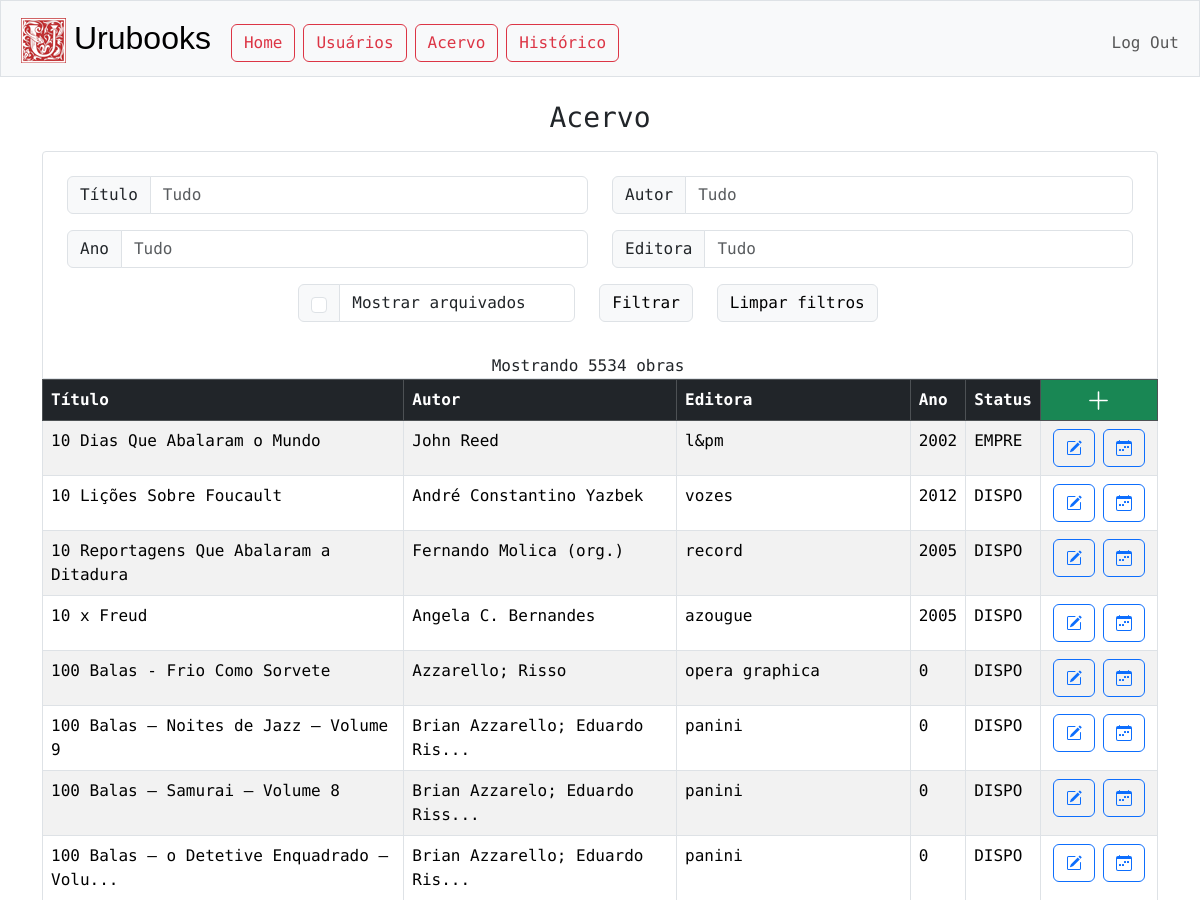
Page /acervo (signed in, upper part) on the earlier database version.
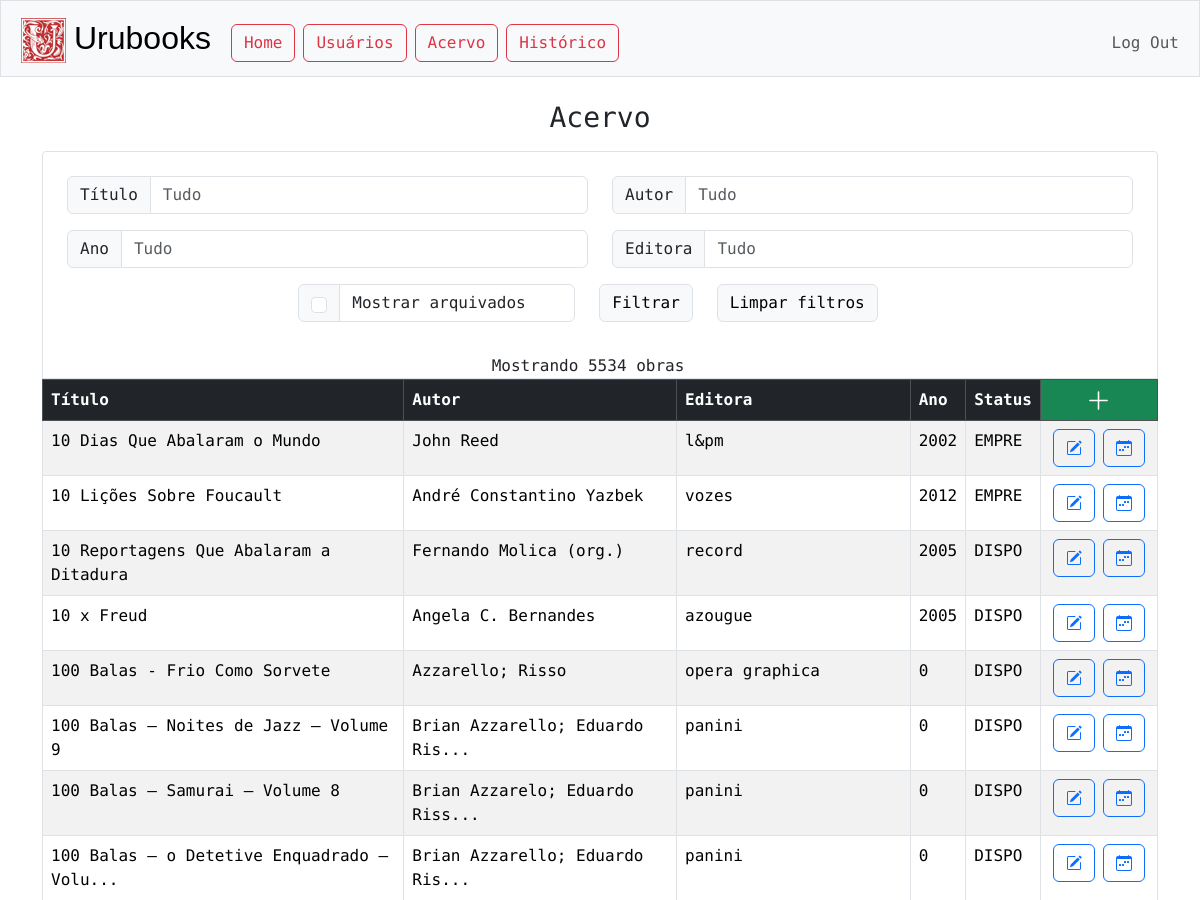
Same page on the later database version.
### tables this page shows
CREATE TABLE acervo (
id INTEGER PRIMARY KEY AUTOINCREMENT NOT NULL,
titulo TEXT NOT NULL,
autor TEXT NOT NULL,
editora TEXT,
ano INTEGER,
status TEXT
);

### app.py (the view)
@app.route("/acervo", methods=["GET", "POST"])
@login_required
def acervo():
    edited_book = {}
    if edit_id := request.args.get("edit-book"):
        edited_book = db.execute("SELECT * FROM acervo WHERE id = ?", edit_id)[0]
    filtros = {}
    filtros_placeholder = {}
    filtro_titulo = request.args.get('filtro-titulo')
    if filtro_titulo:
        filtros_placeholder["titulo"] = filtro_titulo
        filtros["titulo"] = "%" + filtro_titulo + "%"
    filtro_autor = request.args.get('filtro-autor')
    if filtro_autor:
        filtros_placeholder["autor"] = filtro_autor
        filtros["autor"] = "%" + filtro_autor + "%"
    filtro_ano = request.args.get("filtro-ano")
    if filtro_ano:
        filtros_placeholder["ano"] = filtro_ano
        filtros["ano"] = "%" + filtro_ano + "%"
    filtro_editora = request.args.get("filtro-editora")
    if filtro_editora:
        filtros_placeholder["editora"] = filtro_editora
        filtros["editora"] = "%" + filtro_editora + "%"
    filtro_arquivado = " id IN (SELECT id FROM acervo WHERE status != 'ARQUIVADO')"
    if request.args.get('mostrar-arquivados') == 'true':
        filtros_placeholder["arquivado"] = 'true'
        filtro_arquivado = " id IN (SELECT id FROM acervo WHERE status = 'DISPONIVEL' OR status = 'EMPRESTADO' OR status = 'ARQUIVADO')"
    LIVROS_POR_PAGINA = 50
    pagina_atual = int(request.args.get("pagina", 0))
    offset = LIVROS_POR_PAGINA * pagina_atual
    query = "SELECT * FROM acervo"
    if filtros:
        query += " WHERE " + " AND ".join([f"{key} LIKE ?" for key in filtros])
        acervo = db.execute(query + " AND " + filtro_arquivado + " ORDER BY titulo" + " LIMIT ?, ?", *tuple(filtros.values()), offset, LIVROS_POR_PAGINA)
        search_size = len(db.execute(query + " AND " + filtro_arquivado + " ORDER BY titulo", *tuple(filtros.values())))
    else:
        acervo = db.execute(query + " WHERE " + filtro_arquivado + " ORDER BY titulo" + " LIMIT ?, ?", offset, LIVROS_POR_PAGINA)
        search_size = len(db.execute(query + " WHERE " + filtro_arquivado))
    page_data = {
        "search_size":search_size,
        "atual":pagina_atual,
        "max":int(search_size/LIVROS_POR_PAGINA)
    }
    return render_template("acervo/index.html", acervo=acervo, edited_book=edited_book, filtros=filtros_placeholder, page_data=page_data)

### app.py (called while the page is built)
@app.after_request
def after_request(response):
    response.headers["Cache-Control"] = "no-cache, no-store, must-revalidate"
    response.headers["Expires"] = 0
    response.headers["Pragma"] = "no-cache"
    return response

### helpers.py (called while the page is built)
def login_required(f):
    @wraps(f)
    def decorated_function(*args, **kwargs):
        if session.get("user_id") is None:
            return redirect("/login")
        return f(*args, **kwargs)
    return decorated_function

### templates/acervo/index.html (shortened to what the changed rows need)
{% extends "layout.html" %}
{% block main %}
                            {% set checked = "checked" if filtros.arquivado == 'true' else ""%}
 <div class="table-responsive">
    <table class='table table-bordered table-striped' style='text-align:start'>
        <thead class="table-dark">
            <th>Título</th>
            <th>Autor</th>
            <th>Editora</th>
            <th class="display-desktop">Ano</th>
            <th class="display-desktop">Status</th>
            <th style="text-align: center; background-color: #198754; padding: 0;">
                <a type='button' class="btn btn-success" href="acervo/incluir" style="width: 100%; height: 100%">
                    <svg xmlns="http://www.w3.org/2000/svg" width="25" height="25" fill="currentColor" class="bi bi-plus-lg" viewBox="0 0 16 16">
                        <path fill-rule="evenodd" d="M8 2a.5.5 0 0 1 .5.5v5h5a.5.5 0 0 1 0 1h-5v5a.5.5 0 0 1-1 0v-5h-5a.5.5 0 0 1 0-1h5v-5A.5.5 0 0 1 8 2"/>
                    </svg>
                </a>
            </th>
        </thead>
        <tbody>
            {% if acervo %}
                {% for livro in acervo %}
                    {% set classstatus = "table-danger" if livro.status == 'ARQUIVADO' else "" %}
                    <tr class="{{ classstatus }}">
                        <td>{{ livro.titulo }}</td>
                        <td>{{ livro.autor }}</td>
                        <td>{{ livro.editora }}</td>
                        <td class="display-desktop">{{ livro.ano }}</td>
                        <td class="display-desktop">{{ livro.status[:5] }}</td>
                        <td class="options-cell">
                            <div class="btn-group">
                                <form action="/acervo/editar" method="get">
                                    <button title="Editar" type='submit' class="btn btn-outline-primary mx-1">
                                    </button>
                                </form>
                                <form action="/emprestar" method="get">
                                    <button title="Emprestar" type='submit' class="btn btn-outline-primary mx-1">
                                    </button>
                                </form>
                            </div>
                        </td>
                    </tr>
                {% endfor %}
            {% else %}
            <tr><td colspan="6"><h6 style="color:grey;text-align: center;">Nenhuma obra encontrada.</h6></td></tr>
            {% endif %}
        </tbody>
    </table>
</div>
{% endblock %}

Differences in the rows shown:
changed acervo "10 Lições Sobre Foucault": status "DISPO" → "EMPRE"
